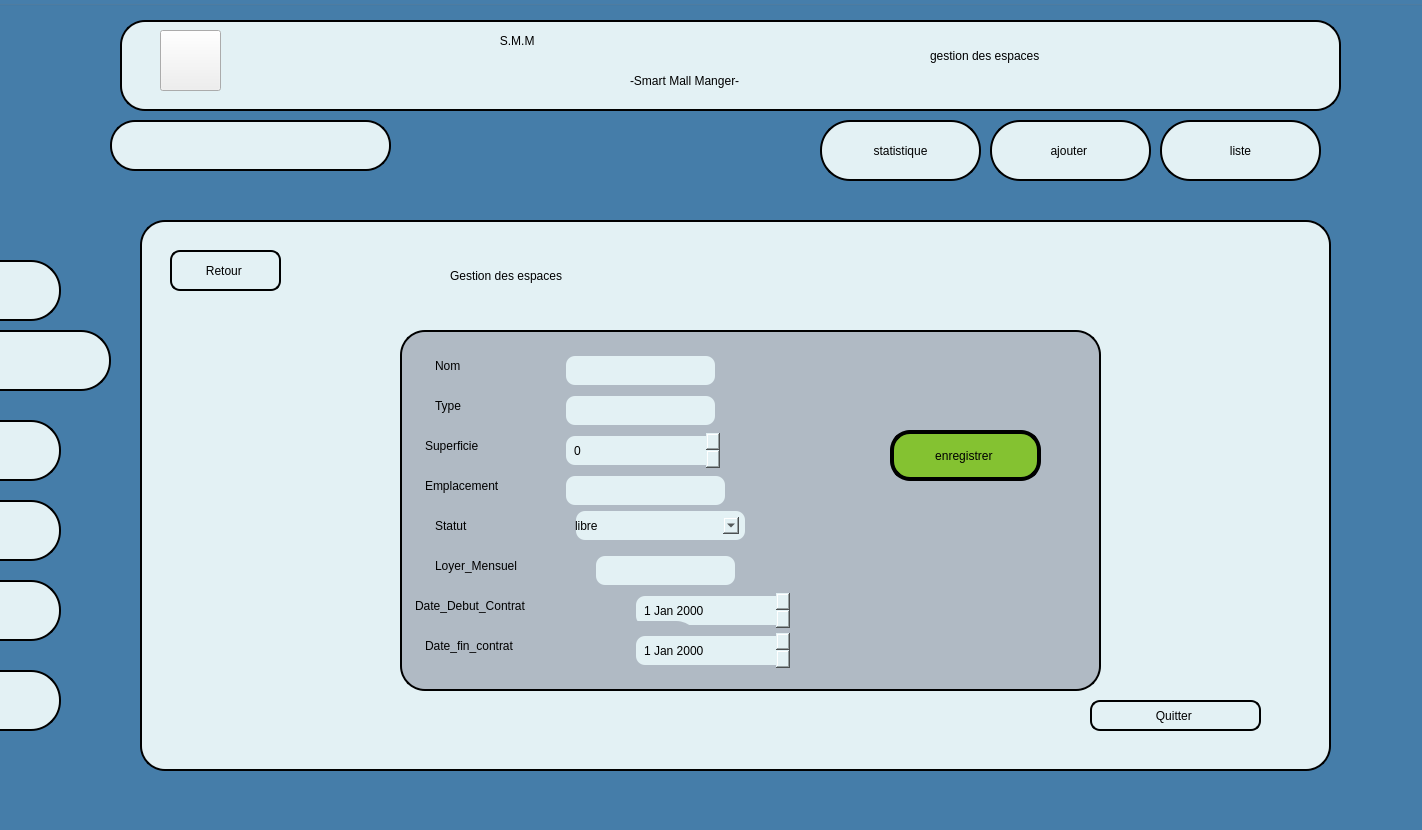
<?xml version="1.0" encoding="UTF-8"?>
<ui version="4.0">
 <class>update</class>
 <widget class="QDialog" name="update">
  <property name="geometry">
   <rect>
    <x>0</x>
    <y>0</y>
    <width>1422</width>
    <height>830</height>
   </rect>
  </property>
  <property name="windowTitle">
   <string>Dialog</string>
  </property>
  <widget class="QGroupBox" name="groupBox">
   <property name="geometry">
    <rect>
     <x>-10</x>
     <y>0</y>
     <width>1451</width>
     <height>861</height>
    </rect>
   </property>
   <property name="styleSheet">
    <string notr="true">background-color: rgb(70, 126, 171);</string>
   </property>
   <property name="title">
    <string/>
   </property>
   <widget class="QPushButton" name="pushButton_10">
    <property name="geometry">
     <rect>
      <x>-50</x>
      <y>330</y>
      <width>171</width>
      <height>61</height>
     </rect>
    </property>
    <property name="styleSheet">
     <string notr="true">background-color: rgb(227, 241, 244);
border: 2px solid; /* Ajoute une bordure */
border-image-source: linear-gradient(to right, black, white); /* Définir le gradient */
border-image-slice: 1; /* Permet d'appliquer le gradient sur toute la bordure */
border-radius: 30px; /* Ajuste selon le degré d'arrondi souhaité */
qproperty-iconSize: 42px 42px; /* Ajuste la taille de l'icône */</string>
    </property>
    <property name="text">
     <string/>
    </property>
    <property name="icon">
     <iconset resource="IMG.qrc">
      <normaloff>:/Desktop/img/ecommerce_home_market_mart_shop_shopping_store_icon_123207.png</normaloff>:/Desktop/img/ecommerce_home_market_mart_shop_shopping_store_icon_123207.png</iconset>
    </property>
   </widget>
   <widget class="QPushButton" name="pushButton_4">
    <property name="geometry">
     <rect>
      <x>-60</x>
      <y>580</y>
      <width>131</width>
      <height>61</height>
     </rect>
    </property>
    <property name="styleSheet">
     <string notr="true">background-color: rgb(227, 241, 244);
border: 2px solid; /* Ajoute une bordure */
border-image-source: linear-gradient(to right, black, white); /* Définir le gradient */
border-image-slice: 1; /* Permet d'appliquer le gradient sur toute la bordure */
border-radius: 30px; /* Ajuste selon le degré d'arrondi souhaité */
qproperty-iconSize: 42px 42px; /* Ajuste la taille de l'icône */</string>
    </property>
    <property name="text">
     <string/>
    </property>
    <property name="icon">
     <iconset resource="IMG.qrc">
      <normaloff>:/Desktop/img/sidebar_utilities_18421.png</normaloff>:/Desktop/img/sidebar_utilities_18421.png</iconset>
    </property>
   </widget>
   <widget class="QPushButton" name="pushButton_5">
    <property name="geometry">
     <rect>
      <x>-50</x>
      <y>500</y>
      <width>121</width>
      <height>61</height>
     </rect>
    </property>
    <property name="styleSheet">
     <string notr="true">background-color: rgb(227, 241, 244);
border: 2px solid; /* Ajoute une bordure */
border-image-source: linear-gradient(to right, black, white); /* Définir le gradient */
border-image-slice: 1; /* Permet d'appliquer le gradient sur toute la bordure */
border-radius: 30px; /* Ajuste selon le degré d'arrondi souhaité */
qproperty-iconSize: 42px 42px; /* Ajuste la taille de l'icône */</string>
    </property>
    <property name="text">
     <string/>
    </property>
    <property name="icon">
     <iconset resource="IMG.qrc">
      <normaloff>:/Desktop/img/website_maintenance_settings_window_alert_icon_193897 (1).png</normaloff>:/Desktop/img/website_maintenance_settings_window_alert_icon_193897 (1).png</iconset>
    </property>
   </widget>
   <widget class="QPushButton" name="pushButton_6">
    <property name="geometry">
     <rect>
      <x>-50</x>
      <y>670</y>
      <width>121</width>
      <height>61</height>
     </rect>
    </property>
    <property name="styleSheet">
     <string notr="true">background-color: rgb(227, 241, 244);
border: 2px solid; /* Ajoute une bordure */
border-image-source: linear-gradient(to right, black, white); /* Définir le gradient */
border-image-slice: 1; /* Permet d'appliquer le gradient sur toute la bordure */
border-radius: 30px; /* Ajuste selon le degré d'arrondi souhaité */
qproperty-iconSize: 42px 42px; /* Ajuste la taille de l'icône */</string>
    </property>
    <property name="text">
     <string/>
    </property>
    <property name="icon">
     <iconset resource="IMG.qrc">
      <normaloff>:/Desktop/img/investment_asset_management_worker_employee_welfare_icon_210504.png</normaloff>:/Desktop/img/investment_asset_management_worker_employee_welfare_icon_210504.png</iconset>
    </property>
   </widget>
   <widget class="QPushButton" name="pushButton_3">
    <property name="geometry">
     <rect>
      <x>-60</x>
      <y>0</y>
      <width>271</width>
      <height>191</height>
     </rect>
    </property>
    <property name="styleSheet">
     <string notr="true">background: none; /* Supprime le fond */
qproperty-iconSize: 80px 80px; /* Augmente la taille de l'icône */
border: none; /* Supprime la bordure si nécessaire */

</string>
    </property>
    <property name="text">
     <string/>
    </property>
    <property name="icon">
     <iconset resource="IMG.qrc">
      <normaloff>:/Desktop/img/logo_final-removebg-preview.ico</normaloff>:/Desktop/img/logo_final-removebg-preview.ico</iconset>
    </property>
   </widget>
   <widget class="QPushButton" name="pushButton_11">
    <property name="geometry">
     <rect>
      <x>-60</x>
      <y>260</y>
      <width>131</width>
      <height>61</height>
     </rect>
    </property>
    <property name="styleSheet">
     <string notr="true">background-color: rgb(227, 241, 244);
border: 2px solid; /* Ajoute une bordure */
border-image-source: linear-gradient(to right, black, white); /* Définir le gradient */
border-image-slice: 1; /* Permet d'appliquer le gradient sur toute la bordure */
border-radius: 30px; /* Ajuste selon le degré d'arrondi souhaité */
qproperty-iconSize: 42px 42px; /* Ajuste la taille de l'icône */</string>
    </property>
    <property name="text">
     <string/>
    </property>
    <property name="icon">
     <iconset resource="IMG.qrc">
      <normaloff>:/Desktop/img/validated_buyer_user_apply_done_icon_177174 (1).png</normaloff>:/Desktop/img/validated_buyer_user_apply_done_icon_177174 (1).png</iconset>
    </property>
   </widget>
   <widget class="QPushButton" name="pushButton_7">
    <property name="geometry">
     <rect>
      <x>-60</x>
      <y>420</y>
      <width>131</width>
      <height>61</height>
     </rect>
    </property>
    <property name="styleSheet">
     <string notr="true">background-color: rgb(227, 241, 244);
border: 2px solid; /* Ajoute une bordure */
border-image-source: linear-gradient(to right, black, white); /* Définir le gradient */
border-image-slice: 1; /* Permet d'appliquer le gradient sur toute la bordure */
border-radius: 30px; /* Ajuste selon le degré d'arrondi souhaité */
qproperty-iconSize: 42px 42px; /* Ajuste la taille de l'icône */</string>
    </property>
    <property name="text">
     <string/>
    </property>
    <property name="icon">
     <iconset resource="IMG.qrc">
      <normaloff>:/Desktop/img/calendar_date_day_event_month_schedule_time_icon_123230.png</normaloff>:/Desktop/img/calendar_date_day_event_month_schedule_time_icon_123230.png</iconset>
    </property>
   </widget>
   <widget class="QPushButton" name="ajout">
    <property name="geometry">
     <rect>
      <x>1000</x>
      <y>120</y>
      <width>161</width>
      <height>61</height>
     </rect>
    </property>
    <property name="styleSheet">
     <string notr="true">background-color: rgb(227, 241, 244);
font: 700 9pt &quot;Segoe UI&quot;;
border: 2px solid black ; /* Ajoute une bordure */
border-image-source: linear-gradient(to right, black, white); /* Définir le gradient */
border-image-slice: 1; /* Permet d'appliquer le gradient sur toute la bordure */
qproperty-iconSize: 30px 30px; /* Ajuste la taille de l'icône */
border-radius: 30px; /* Ajuste selon le degré d'arrondi souhaité */</string>
    </property>
    <property name="text">
     <string>ajouter </string>
    </property>
    <property name="icon">
     <iconset resource="IMG.qrc">
      <normaloff>:/Desktop/img/18926930-conception-d-icone-de-formulaire-gratuit-vectoriel-removebg-preview.png</normaloff>:/Desktop/img/18926930-conception-d-icone-de-formulaire-gratuit-vectoriel-removebg-preview.png</iconset>
    </property>
   </widget>
   <widget class="QPushButton" name="liste">
    <property name="geometry">
     <rect>
      <x>1170</x>
      <y>120</y>
      <width>161</width>
      <height>61</height>
     </rect>
    </property>
    <property name="styleSheet">
     <string notr="true">background-color: rgb(227, 241, 244);
font: 700 9pt &quot;Segoe UI&quot;;
border: 2px solid black ; /* Ajoute une bordure */
border-image-source: linear-gradient(to right, black, white); /* Définir le gradient */
border-image-slice: 1; /* Permet d'appliquer le gradient sur toute la bordure */
qproperty-iconSize: 30px 30px; /* Ajuste la taille de l'icône */
border-radius: 30px; /* Ajuste selon le degré d'arrondi souhaité */</string>
    </property>
    <property name="text">
     <string>liste</string>
    </property>
    <property name="icon">
     <iconset resource="IMG.qrc">
      <normaloff>:/Desktop/img/570170-removebg-preview.png</normaloff>:/Desktop/img/570170-removebg-preview.png</iconset>
    </property>
   </widget>
   <widget class="QPushButton" name="stat">
    <property name="geometry">
     <rect>
      <x>830</x>
      <y>120</y>
      <width>161</width>
      <height>61</height>
     </rect>
    </property>
    <property name="styleSheet">
     <string notr="true">background-color: rgb(227, 241, 244);
font: 700 9pt &quot;Segoe UI&quot;;
border: 2px solid black ; /* Ajoute une bordure */
border-image-source: linear-gradient(to right, black, white); /* Définir le gradient */
border-image-slice: 1; /* Permet d'appliquer le gradient sur toute la bordure */
qproperty-iconSize: 30px 30px; /* Ajuste la taille de l'icône */
border-radius: 30px; /* Ajuste selon le degré d'arrondi souhaité */</string>
    </property>
    <property name="text">
     <string>statistique</string>
    </property>
    <property name="icon">
     <iconset resource="IMG.qrc">
      <normaloff>:/Desktop/img/1170667-removebg-preview.png</normaloff>:/Desktop/img/1170667-removebg-preview.png</iconset>
    </property>
   </widget>
   <widget class="QPushButton" name="pushButton_13">
    <property name="geometry">
     <rect>
      <x>120</x>
      <y>120</y>
      <width>281</width>
      <height>51</height>
     </rect>
    </property>
    <property name="styleSheet">
     <string notr="true">background-color: rgb(227, 241, 244);
border: 2px solid; /* Ajoute une bordure */
border-image-source: linear-gradient(to right, black, white); /* Définir le gradient */
border-image-slice: 1; /* Permet d'appliquer le gradient sur toute la bordure */
border-radius: 25px; /* Ajuste selon le degré d'arrondi souhaité */</string>
    </property>
    <property name="text">
     <string/>
    </property>
    <property name="icon">
     <iconset theme="QIcon::ThemeIcon::EditFind"/>
    </property>
   </widget>
   <widget class="QLabel" name="label_6">
    <property name="geometry">
     <rect>
      <x>130</x>
      <y>20</y>
      <width>1221</width>
      <height>91</height>
     </rect>
    </property>
    <property name="styleSheet">
     <string notr="true">background-color: rgb(227, 241, 244);
border: 2px solid; /* Ajoute une bordure */
border-image-source: linear-gradient(to right, black, white); /* Définir le gradient */
border-image-slice: 1; /* Permet d'appliquer le gradient sur toute la bordure */
border-radius: 25px; /* Ajuste selon le degré d'arrondi souhaité */</string>
    </property>
    <property name="text">
     <string/>
    </property>
   </widget>
   <widget class="QLabel" name="label_10">
    <property name="geometry">
     <rect>
      <x>430</x>
      <y>20</y>
      <width>581</width>
      <height>41</height>
     </rect>
    </property>
    <property name="styleSheet">
     <string notr="true">background : none ; 
font: 700 22pt &quot;Arial&quot;;</string>
    </property>
    <property name="text">
     <string>                        S.M.M</string>
    </property>
   </widget>
   <widget class="QLabel" name="label_13">
    <property name="geometry">
     <rect>
      <x>640</x>
      <y>60</y>
      <width>321</width>
      <height>41</height>
     </rect>
    </property>
    <property name="styleSheet">
     <string notr="true">background:none;
font: 14pt &quot;Segoe Fluent Icons&quot;;</string>
    </property>
    <property name="text">
     <string>-Smart Mall Manger-</string>
    </property>
   </widget>
   <widget class="QPushButton" name="pushButton_14">
    <property name="geometry">
     <rect>
      <x>170</x>
      <y>30</y>
      <width>61</width>
      <height>61</height>
     </rect>
    </property>
    <property name="styleSheet">
     <string notr="true">background: none;</string>
    </property>
    <property name="text">
     <string/>
    </property>
    <property name="icon">
     <iconset theme="QIcon::ThemeIcon::SystemLogOut"/>
    </property>
   </widget>
   <widget class="QLabel" name="label_15">
    <property name="geometry">
     <rect>
      <x>940</x>
      <y>40</y>
      <width>351</width>
      <height>31</height>
     </rect>
    </property>
    <property name="styleSheet">
     <string notr="true">background : none ; 
font: 700 18pt &quot;Arial&quot;;</string>
    </property>
    <property name="text">
     <string>gestion des espaces</string>
    </property>
   </widget>
   <widget class="QGroupBox" name="groupBox_4">
    <property name="geometry">
     <rect>
      <x>150</x>
      <y>220</y>
      <width>1191</width>
      <height>551</height>
     </rect>
    </property>
    <property name="styleSheet">
     <string notr="true">background-color: rgb(227, 241, 244);
border: 2px solid; /* Ajoute une bordure */
border-image-source: linear-gradient(to right, black, white); /* Définir le gradient */
border-image-slice: 1; /* Permet d'appliquer le gradient sur toute la bordure */
border-radius: 25px; /* Ajuste selon le degré d'arrondi souhaité */
</string>
    </property>
    <property name="title">
     <string/>
    </property>
    <widget class="QPushButton" name="pushButton_8">
     <property name="geometry">
      <rect>
       <x>30</x>
       <y>30</y>
       <width>111</width>
       <height>41</height>
      </rect>
     </property>
     <property name="styleSheet">
      <string notr="true">background-color: rgb(227, 241, 244);
font: 900 12pt &quot;Segoe UI&quot;;
border-image-source: linear-gradient(to right, black, white); /* Définir le gradient */
border-image-slice: 1; /* Permet d'appliquer le gradient sur toute la bordure */
border-radius: 10px; /* Ajuste selon le degré d'arrondi souhaité */
</string>
     </property>
     <property name="text">
      <string>Retour </string>
     </property>
     <property name="icon">
      <iconset theme="QIcon::ThemeIcon::GoPrevious"/>
     </property>
    </widget>
    <widget class="QPushButton" name="pushButton_9">
     <property name="geometry">
      <rect>
       <x>950</x>
       <y>480</y>
       <width>171</width>
       <height>31</height>
      </rect>
     </property>
     <property name="styleSheet">
      <string notr="true">font: 900 12pt &quot;Segoe UI&quot;;
qproperty-iconSize: 14px 14px; /* Ajuste la taille de l'icône */
border-radius: 10px; /* Ajuste selon le degré d'arrondi souhaité */
</string>
     </property>
     <property name="text">
      <string>Quitter </string>
     </property>
     <property name="icon">
      <iconset theme="QIcon::ThemeIcon::SystemLogOut"/>
     </property>
    </widget>
    <widget class="QGroupBox" name="groupBox_5">
     <property name="geometry">
      <rect>
       <x>260</x>
       <y>110</y>
       <width>701</width>
       <height>361</height>
      </rect>
     </property>
     <property name="styleSheet">
      <string notr="true">background-color: rgb(176, 186, 196);
</string>
     </property>
     <property name="title">
      <string/>
     </property>
     <widget class="QLabel" name="label_17">
      <property name="geometry">
       <rect>
        <x>30</x>
        <y>20</y>
        <width>81</width>
        <height>31</height>
       </rect>
      </property>
      <property name="styleSheet">
       <string notr="true">border: 2px solid transparent ; /* Ajoute une bordure */
font: 700 12pt &quot;Arial Rounded MT&quot;;
</string>
      </property>
      <property name="text">
       <string>Nom</string>
      </property>
     </widget>
     <widget class="QLineEdit" name="lineEdit_Nom_2">
      <property name="geometry">
       <rect>
        <x>160</x>
        <y>20</y>
        <width>161</width>
        <height>41</height>
       </rect>
      </property>
      <property name="styleSheet">
       <string notr="true">background-color: rgb(227, 241, 244);
border: 12px solid transparent ; /* Ajoute une bordure */
border-image-source: linear-gradient(to right, black, white); /* Définir le gradient */
border-image-slice: 1; /* Permet d'appliquer le gradient sur toute la bordure */
border-radius: 15px; /* Ajuste selon le degré d'arrondi souhaité */

</string>
      </property>
     </widget>
     <widget class="QLabel" name="label_18">
      <property name="geometry">
       <rect>
        <x>30</x>
        <y>60</y>
        <width>221</width>
        <height>31</height>
       </rect>
      </property>
      <property name="styleSheet">
       <string notr="true">border: 2px solid transparent ; /* Ajoute une bordure */
font: 700 12pt &quot;Arial Rounded MT&quot;;
</string>
      </property>
      <property name="text">
       <string>Type </string>
      </property>
     </widget>
     <widget class="QLabel" name="label_19">
      <property name="geometry">
       <rect>
        <x>20</x>
        <y>100</y>
        <width>121</width>
        <height>31</height>
       </rect>
      </property>
      <property name="styleSheet">
       <string notr="true">border: 2px solid transparent ; /* Ajoute une bordure */
font: 700 12pt &quot;Arial Rounded MT&quot;;
</string>
      </property>
      <property name="text">
       <string>Superficie  </string>
      </property>
     </widget>
     <widget class="QLabel" name="label_20">
      <property name="geometry">
       <rect>
        <x>10</x>
        <y>250</y>
        <width>271</width>
        <height>51</height>
       </rect>
      </property>
      <property name="styleSheet">
       <string notr="true">border: 2px solid transparent ; /* Ajoute une bordure */
font: 700 12pt &quot;Arial Rounded MT&quot;;
</string>
      </property>
      <property name="text">
       <string>Date_Debut_Contrat </string>
      </property>
     </widget>
     <widget class="QDateEdit" name="dateEdit_3">
      <property name="geometry">
       <rect>
        <x>230</x>
        <y>260</y>
        <width>161</width>
        <height>41</height>
       </rect>
      </property>
      <property name="styleSheet">
       <string notr="true">background-color: rgb(227, 241, 244);
border: 12px solid transparent ; /* Ajoute une bordure */
border-image-source: linear-gradient(to right, black, white); /* Définir le gradient */
border-image-slice: 1; /* Permet d'appliquer le gradient sur toute la bordure */
border-radius: 15px; /* Ajuste selon le degré d'arrondi souhaité */
</string>
      </property>
     </widget>
     <widget class="QLabel" name="label_21">
      <property name="geometry">
       <rect>
        <x>20</x>
        <y>140</y>
        <width>171</width>
        <height>31</height>
       </rect>
      </property>
      <property name="styleSheet">
       <string notr="true">border: 2px solid transparent ; /* Ajoute une bordure */
font: 700 12pt &quot;Arial Rounded MT&quot;;
</string>
      </property>
      <property name="text">
       <string>Emplacement </string>
      </property>
     </widget>
     <widget class="QLineEdit" name="lineEdit_Emplacement_2">
      <property name="geometry">
       <rect>
        <x>160</x>
        <y>140</y>
        <width>171</width>
        <height>41</height>
       </rect>
      </property>
      <property name="styleSheet">
       <string notr="true">background-color: rgb(227, 241, 244);
border: 12px solid transparent ; /* Ajoute une bordure */
border-image-source: linear-gradient(to right, black, white); /* Définir le gradient */
border-image-slice: 1; /* Permet d'appliquer le gradient sur toute la bordure */
border-radius: 15px; /* Ajuste selon le degré d'arrondi souhaité */

</string>
      </property>
     </widget>
     <widget class="QLabel" name="label_22">
      <property name="geometry">
       <rect>
        <x>20</x>
        <y>290</y>
        <width>281</width>
        <height>51</height>
       </rect>
      </property>
      <property name="styleSheet">
       <string notr="true">border: 2px solid transparent ; /* Ajoute une bordure */
font: 700 12pt &quot;Arial Rounded MT&quot;;
</string>
      </property>
      <property name="text">
       <string>Date_fin_contrat</string>
      </property>
     </widget>
     <widget class="QDateEdit" name="dateEdit_4">
      <property name="geometry">
       <rect>
        <x>230</x>
        <y>300</y>
        <width>161</width>
        <height>41</height>
       </rect>
      </property>
      <property name="styleSheet">
       <string notr="true">background-color: rgb(227, 241, 244);
border: 12px solid transparent ; /* Ajoute une bordure */
border-image-source: linear-gradient(to right, black, white); /* Définir le gradient */
border-image-slice: 1; /* Permet d'appliquer le gradient sur toute la bordure */
border-radius: 15px; /* Ajuste selon le degré d'arrondi souhaité */
</string>
      </property>
     </widget>
     <widget class="QLabel" name="label_23">
      <property name="geometry">
       <rect>
        <x>30</x>
        <y>180</y>
        <width>171</width>
        <height>31</height>
       </rect>
      </property>
      <property name="styleSheet">
       <string notr="true">border: 2px solid transparent ; /* Ajoute une bordure */
font: 700 12pt &quot;Arial Rounded MT&quot;;
</string>
      </property>
      <property name="text">
       <string>Statut </string>
      </property>
     </widget>
     <widget class="QLineEdit" name="lineEdit_Type_2">
      <property name="geometry">
       <rect>
        <x>160</x>
        <y>60</y>
        <width>161</width>
        <height>41</height>
       </rect>
      </property>
      <property name="styleSheet">
       <string notr="true">background-color: rgb(227, 241, 244);
border: 12px solid transparent ; /* Ajoute une bordure */
border-image-source: linear-gradient(to right, black, white); /* Définir le gradient */
border-image-slice: 1; /* Permet d'appliquer le gradient sur toute la bordure */
border-radius: 15px; /* Ajuste selon le degré d'arrondi souhaité */

</string>
      </property>
     </widget>
     <widget class="QSpinBox" name="spinBox_Superficie_2">
      <property name="geometry">
       <rect>
        <x>160</x>
        <y>100</y>
        <width>161</width>
        <height>41</height>
       </rect>
      </property>
      <property name="styleSheet">
       <string notr="true">background-color: rgb(227, 241, 244);
border: 12px solid transparent ; /* Ajoute une bordure */
border-image-source: linear-gradient(to right, black, white); /* Définir le gradient */
border-image-slice: 1; /* Permet d'appliquer le gradient sur toute la bordure */
border-radius: 15px; /* Ajuste selon le degré d'arrondi souhaité */

</string>
      </property>
     </widget>
     <widget class="QLabel" name="label_24">
      <property name="geometry">
       <rect>
        <x>30</x>
        <y>220</y>
        <width>171</width>
        <height>31</height>
       </rect>
      </property>
      <property name="styleSheet">
       <string notr="true">border: 2px solid transparent ; /* Ajoute une bordure */
font: 700 12pt &quot;Arial Rounded MT&quot;;
</string>
      </property>
      <property name="text">
       <string>Loyer_Mensuel</string>
      </property>
     </widget>
     <widget class="QLineEdit" name="lineEdit_loyer_2">
      <property name="geometry">
       <rect>
        <x>190</x>
        <y>220</y>
        <width>151</width>
        <height>41</height>
       </rect>
      </property>
      <property name="styleSheet">
       <string notr="true">background-color: rgb(227, 241, 244);
border: 12px solid transparent ; /* Ajoute une bordure */
border-image-source: linear-gradient(to right, black, white); /* Définir le gradient */
border-image-slice: 1; /* Permet d'appliquer le gradient sur toute la bordure */
border-radius: 15px; /* Ajuste selon le degré d'arrondi souhaité */

</string>
      </property>
     </widget>
     <widget class="QComboBox" name="comboBox_2">
      <property name="geometry">
       <rect>
        <x>170</x>
        <y>175</y>
        <width>181</width>
        <height>41</height>
       </rect>
      </property>
      <property name="styleSheet">
       <string notr="true">background-color: rgb(227, 241, 244);
border: 12px solid transparent ; /* Ajoute une bordure */
border-image-source: linear-gradient(to right, black, white); /* Définir le gradient */
border-image-slice: 1; /* Permet d'appliquer le gradient sur toute la bordure */
border-radius: 15px; /* Ajuste selon le degré d'arrondi souhaité */

</string>
      </property>
      <item>
       <property name="text">
        <string>libre</string>
       </property>
      </item>
      <item>
       <property name="text">
        <string>occupé</string>
       </property>
      </item>
     </widget>
     <widget class="QPushButton" name="enregistrer">
      <property name="geometry">
       <rect>
        <x>490</x>
        <y>100</y>
        <width>151</width>
        <height>51</height>
       </rect>
      </property>
      <property name="styleSheet">
       <string notr="true">border: 4px solid black;
background-color: rgb(132, 194, 49);
border-radius: 20px;
font: 700 12pt &quot;Arial Rounded MT&quot;;</string>
      </property>
      <property name="text">
       <string>enregistrer </string>
      </property>
     </widget>
    </widget>
    <widget class="QLabel" name="label_25">
     <property name="geometry">
      <rect>
       <x>310</x>
       <y>10</y>
       <width>561</width>
       <height>91</height>
      </rect>
     </property>
     <property name="styleSheet">
      <string notr="true">font: 600 35pt &quot;Berlin Sans FB&quot;;
font: 700 35pt &quot;Urdu Typesetting&quot;;
border: none; /* Supprime toute bordure */


</string>
     </property>
     <property name="text">
      <string>Gestion des espaces</string>
     </property>
    </widget>
   </widget>
  </widget>
 </widget>
 <resources>
  <include location="IMG.qrc"/>
 </resources>
 <connections/>
</ui>
